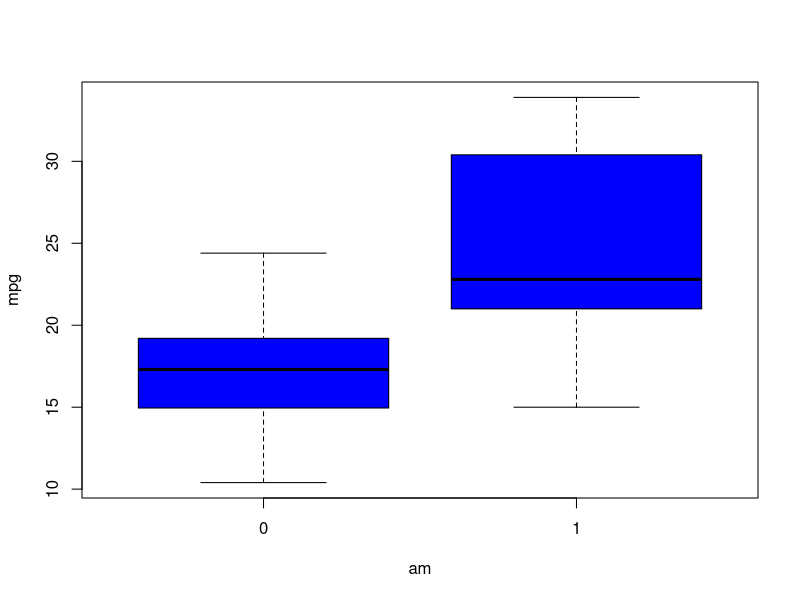
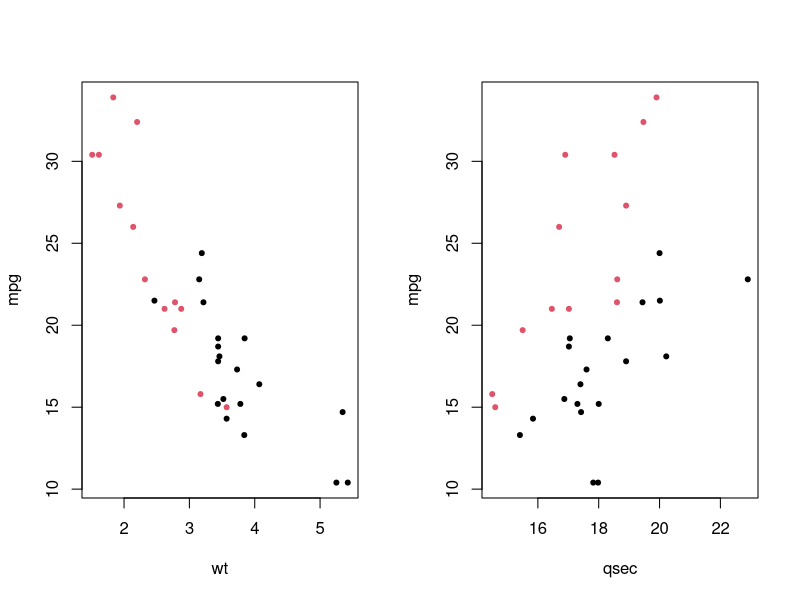
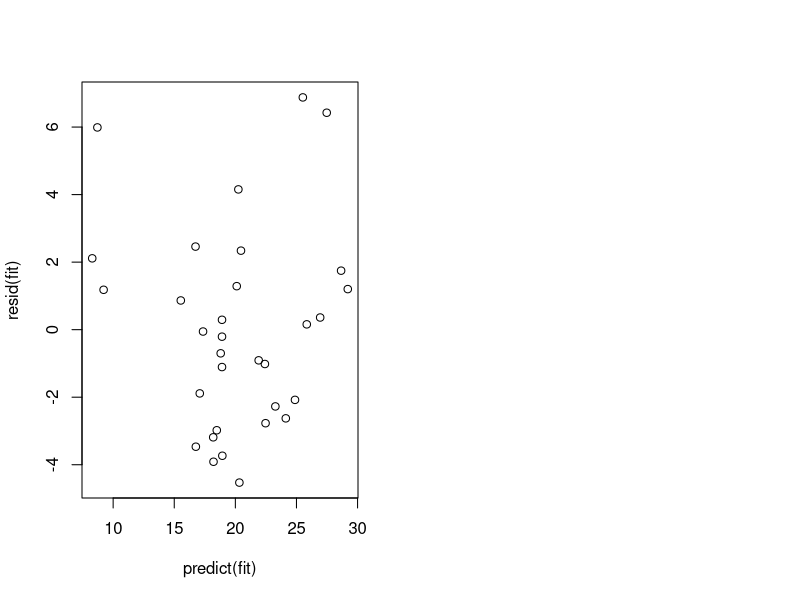

These figures' R source, in order:
## ---- chunk 1
knitr::opts_chunk$set(echo = FALSE)
## ---- chunk 2
data(mtcars)
## ---- chunk 3
head(mtcars, 3)
## ---- chunk 4
boxplot(mpg~am, data=mtcars, col="blue")
## ---- chunk 5
par(mfrow=c(1,2))
with(mtcars, plot(wt, mpg, col=as.factor(am), pch=20))
with(mtcars, plot(qsec, mpg, col=as.factor(am), pch=20))
## ---- chunk 6
fit<-lm(mpg~I(wt-mean(wt))+am, data=mtcars)
sumcoeff<-summary(fit)$coef
sumcoeff
## ---- chunk 7
sumcoeff[3,1]+c(-1,1)*qt(.975, df=fit$df)*sumcoeff[3,2]
## ---- chunk 8
plot(predict(fit), resid(fit))
